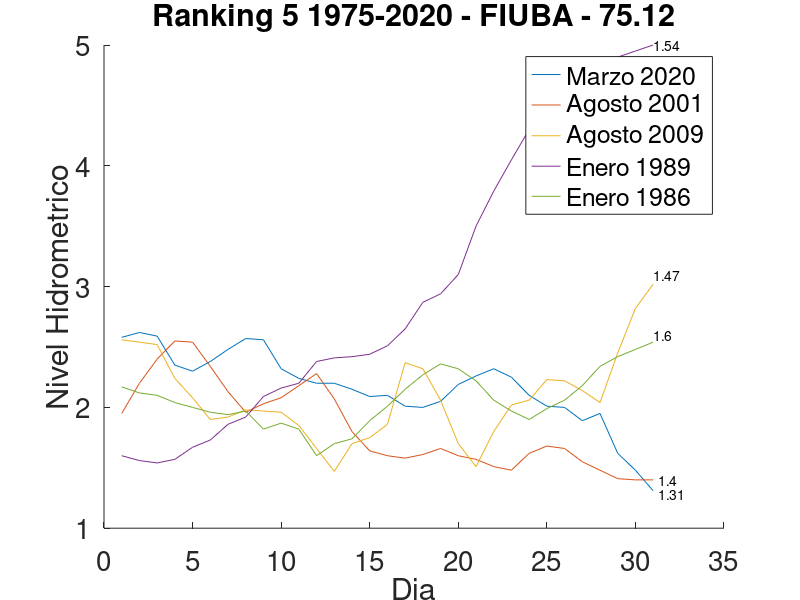

Reproduce this figure in MATLAB.
% Este codigo corresponde al gráfico llamado "Ranking 5 1975-2020 - FIUBA 75.12"
%
% Los datos para graficar estos datos se armo manualmente. Se copió los 31 dias
% de cada mes que aparece en el ranking en un archivo .csv y se los ploteó. 
% Para los meses que tienen menos de 31 dias, se duplicó el dato del último día
% para completar los 31 días.

1;

clear all
close all

% Cargamos los datos
dato = load("datos_ranking.csv");
fechas = [1:31];

hold on
% Graficador
plot(fechas,dato(1:31,4));
plot(fechas,dato(32:62,4));
plot(fechas,dato(63:93,4));
plot(fechas,dato(94:124,4));
plot(fechas,dato(125:155,4));

hold off

% Titulo y legendas
title("Ranking 5 1975-2020 - FIUBA - 75.12");
legend("Marzo 2020","Agosto 2001","Agosto 2009","Enero 1989","Enero 1986");

% Configuracion de absisas 
xlabel("Dia",'fontsize',10);
ylabel("Nivel Hidrometrico",'fontsize',14);
set(gca,'fontsize',20);
set(gca (), "xlim",[0,35]);

% Agrega texto incrustado
text(31.3,1.28,"1.31");
text(31.3,1.4,"1.4");
text(31,3.1,"1.47");
text(31,5,"1.54");
text(31,2.6,"1.6");

% Exportamos el grafico
print -djpg "ranking_bajantes_1975-2020"
